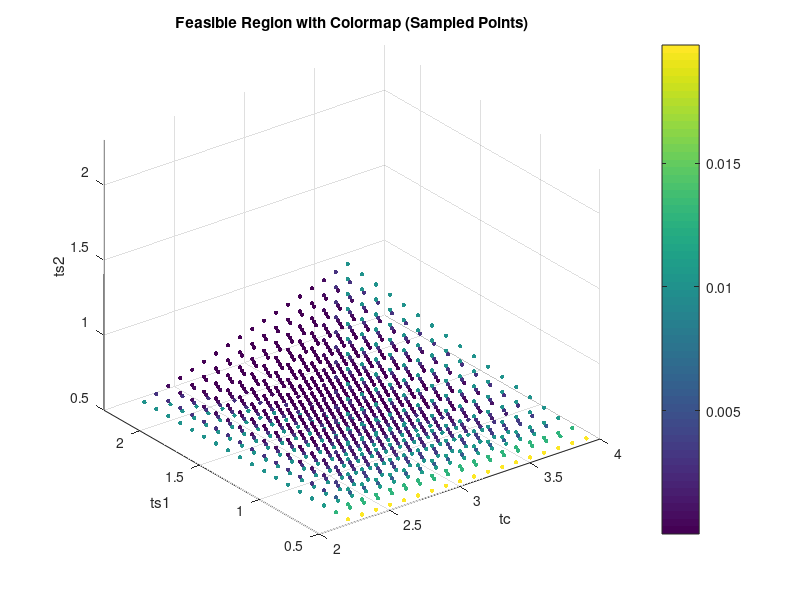

Recreate this plot in MATLAB.
% 参数初始化
hs = 0.1;
hc = 0.5; % hs^2 is the scalar refection coefficient,hc is the channel coefficient,hs<hr<1
sigma2 = 0.01; % sigma^2 is the noise power,sigma^2=0.01
Ps = 1;
Pc = 1; % Ps is the sensing power,Pc is the communication power,Ps=Pc<1W
d = 480; % d is the length of packet,d=2^n*10^m
Ts = 0.02; % Ts is the duration of a single symbol,Ts<1ms,Ts=0.025ms/0.02ms
Tmax = 5; % Tmax is the total time,Tmax<100ms,Tmax<10ms,Tmax<5ms
delta = 0.0001; % delta is the probability of false alarm (PFA) threshold,1e-5<delta<1e-3

% 感知和通信错误率阈值
err_s_th = 0.01;
err_c_th = 0.01;

n=5; % 采样间隔
% 感知时间 ts1 相关计算
ts1 = [Ts:n*Ts:Tmax];
Ls1 = ts1/Ts;
err_s1 = qfunc((Ps*Ls1*hs^2-(sigma2)*(-log(delta)))./(sqrt(2*Ps*Ls1*(sigma2)*hs^2))); 
ts1(err_s1 >= err_s_th) = NaN;

% 感知时间 ts2 相关计算
ts2 = [Ts:n*Ts:Tmax];
Ls2 = ts2/Ts;
err_s2 = qfunc((Ps*Ls2*hs^2-(sigma2)*(-log(delta)))./(sqrt(2*Ps*Ls2*(sigma2)*hs^2))); 
ts2(err_s2 >= err_s_th) = NaN;

% 通信时间 tc 相关计算
gamma = (Pc*(hc^2))/(sigma2); 
V = 1 - 1/((1 + gamma)^2); 
C = log2(1 + gamma); 

tc = [Ts:n*Ts:Tmax];
Lc = tc/Ts;
err_c = qfunc(sqrt(Lc/V).*(C - d./Lc)*log(2));
tc(err_c >= err_c_th) = NaN;

% 生成三维网格点
[TC, TS1, TS2] = meshgrid(tc, ts1, ts2);

% 筛选出满足 tc + ts1 + ts2 ≤ Tmax 的点
valid_indices = ~isnan(TC) & ~isnan(TS1) & ~isnan(TS2) & (TC + TS1 + TS2 <= Tmax);

% 提取可行域的点
valid_tc_sampled = TC(valid_indices);
valid_ts1_sampled = TS1(valid_indices);
valid_ts2_sampled = TS2(valid_indices);

Ls1 = valid_ts1_sampled/Ts;
err_s1_sampled = qfunc((Ps*Ls1*hs^2-(sigma2)*(-log(delta)))./(sqrt(2*Ps*Ls1*(sigma2)*hs^2))); 
Ls2 = valid_ts2_sampled/Ts;
err_s2_sampled = qfunc((Ps*Ls2*hs^2-(sigma2)*(-log(delta)))./(sqrt(2*Ps*Ls2*(sigma2)*hs^2)));
err_s_sampled = err_s1_sampled+err_s2_sampled-err_s1_sampled.*err_s2_sampled;

% 绘制三维散点图，并根据目标函数的值染色
figure;
scatter3(valid_tc_sampled, valid_ts1_sampled, valid_ts2_sampled, 10, err_s_sampled, 'filled');
hold on;

%{
% 绘制平面 tc = 2.2
[ts1_plane, ts2_plane] = meshgrid(linspace(0, Tmax, 100), linspace(0, Tmax, 100));
tc_plane_tc = 2.2 * ones(size(ts1_plane));
surf(tc_plane_tc, ts1_plane, ts2_plane, 'FaceColor', 'r', 'FaceAlpha', 0.1, 'EdgeColor', 'none');

% 绘制平面 ts1 = 0.52
[tc_plane, ts2_plane] = meshgrid(linspace(0, Tmax, 100), linspace(0, Tmax, 100));
ts1_plane_ts1 = 0.52 * ones(size(tc_plane));
surf(tc_plane, ts1_plane_ts1, ts2_plane, 'FaceColor', 'g', 'FaceAlpha', 0.1, 'EdgeColor', 'none');

% 绘制平面 ts2 = 0.52
[tc_plane, ts1_plane] = meshgrid(linspace(0, Tmax, 100), linspace(0, Tmax, 100));
ts2_plane_ts2 = 0.52 * ones(size(tc_plane));
surf(tc_plane, ts1_plane, ts2_plane_ts2, 'FaceColor', 'b', 'FaceAlpha', 0.1, 'EdgeColor', 'none');

% 绘制平面 tc + ts1 + ts2 = Tmax
[tc_plane, ts1_plane] = meshgrid(linspace(0, Tmax, 100), linspace(0, Tmax, 100));
ts2_plane_total = Tmax - tc_plane - ts1_plane;
surf(tc_plane, ts1_plane, ts2_plane_total, 'FaceColor', 'm', 'FaceAlpha', 0.1, 'EdgeColor', 'none');
%}

% 添加颜色条
colorbar;
xlabel('tc');
ylabel('ts1');
zlabel('ts2');
ylim([0.5 2.3]);zlim([0.5 2.3]);
title('Feasible Region with Colormap (Sampled Points)');
hold off;
